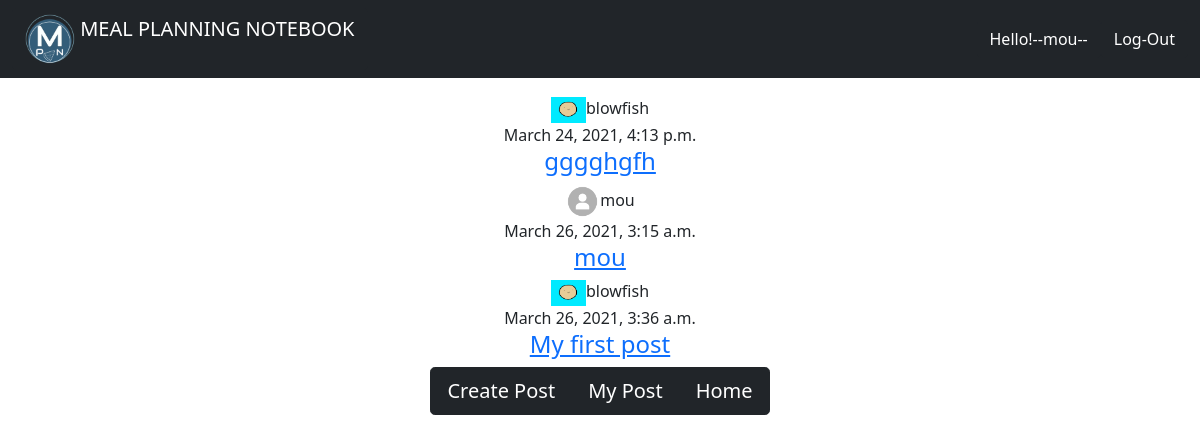
The page /reviewpost/ (signed in) on the database its author committed.
### reviewpost/models.py (models this page shows, shortened)
class Reviewpost(models.Model):
    sno=models.AutoField(primary_key=True)
    content_name = models.CharField(max_length=150, null=True)
    content = models.TextField()
    photos = models.ImageField(default="p1.png",upload_to="images/%y",null=True, blank=True)
    date_created = models.DateTimeField(default=now)
    user = models.ForeignKey(User,on_delete=models.CASCADE)
    likes = models.ManyToManyField(User,related_name='postlikes')

### app1/models.py (models this page shows, shortened)
class Customer(models.Model):
	user = models.OneToOneField(User, related_name='profile', on_delete=models.CASCADE)
	name = models.CharField(max_length=200, null=True)
	phone = models.CharField(max_length=200, null=True)
	email = models.CharField(max_length=200, null=True)
	profile_pic = models.ImageField(default="unnamed.png", null=True, blank=True)
	date_created = models.DateTimeField(auto_now_add=True, null=True)

### reviewpost/views.py (the view)
# urls.py: path('', views.review_post, name='review_post'),
@login_required
def review_post(request):
    form = Reviewpost.objects.all()
    return render(request,'reviewpost/reviewpost.html',  {'form':form})

### reviewpost/templates/reviewpost/reviewpost.html
{% extends 'reviewpost/base.html' %}
{% block content %}
{% for i in form %}
<div class="jumbotron text-center">
    <img src="{{ i.user.profile.profile_pic.url }}" alt="user image" width="35">{{ i.user }}<br>{{ i.date_created }}
<a href="{% url 'dreviewpost' i.sno %}"><br><h4>{{ i.content_name|safe|truncatechars:50 }}</h4></a>
</div>
{% endfor %}
<div class="jumbotron text-center">
    <div class="btn-group btn-group-lg ">
    <a href="{% url 'creviewpost' %}" class="btn btn-dark"> Create Post</a>
    <br>
    <br>
    <a href="{% url 'mypost' %}" class="btn btn-dark" > My Post</a>
<br>
<br>
<a href="/" class="btn btn-dark" > Home</a>
</div>
{% endblock %}

### reviewpost/templates/reviewpost/base.html (shortened to what this page needs)
{% load static %}
<!DOCTYPE html>
<html lang="en">
<head>
    <link href="https://cdn.jsdelivr.net/npm/bootstrap@5.0.0-beta2/dist/css/bootstrap.min.css" rel="stylesheet">
</head>
<body>
<nav class="navbar navbar-expand-md fixed-top bg-dark navbar-dark">
        <div class="container-fluid">
        <div class="navbar-header">
            <a href="{% url 'home' %}" class="navbar-brand btn btn-dark">
            <img src="{% static 'images/icon.png' %}" width="50" height="50" class="d-inline-block align-top">
            <span>MEAL PLANNING NOTEBOOK</span>
            </a>
        </div>
        {% if user.is_authenticated %}
        <ul class="navbar-nav">
            <li class="nav-item"><button type="button"  class="btn btn-dark"> Hello!--{{ user.username }}-- </button></li>
            <li class="nav-item">
                <form method="POST" action="{% url 'logoutuser' %}">
                <button type="submit"  class="btn btn-dark">Log-Out</button>
            </li>
        </ul>
        {% endif %}
    </div>
    </nav>
    <div class="container-fluid">
        <br>
        <br>
        <br>
        <br>
    {% block content %}{% endblock %}
</div>
</body>
</html>

### rows shown on the page
Reviewpost: user.profile.profile_pic (picture), user "blowfish", date_created "March 24, 2021, 4:13 p.m.", content_name "gggghgfh"
Reviewpost: user.profile.profile_pic (picture), user "mou", date_created "March 26, 2021, 3:15 a.m.", content_name "mou"
Reviewpost: user.profile.profile_pic (picture), user "blowfish", date_created "March 26, 2021, 3:36 a.m.", content_name "My first post"

### other values the page prints
{{ user.username }} "mou"
